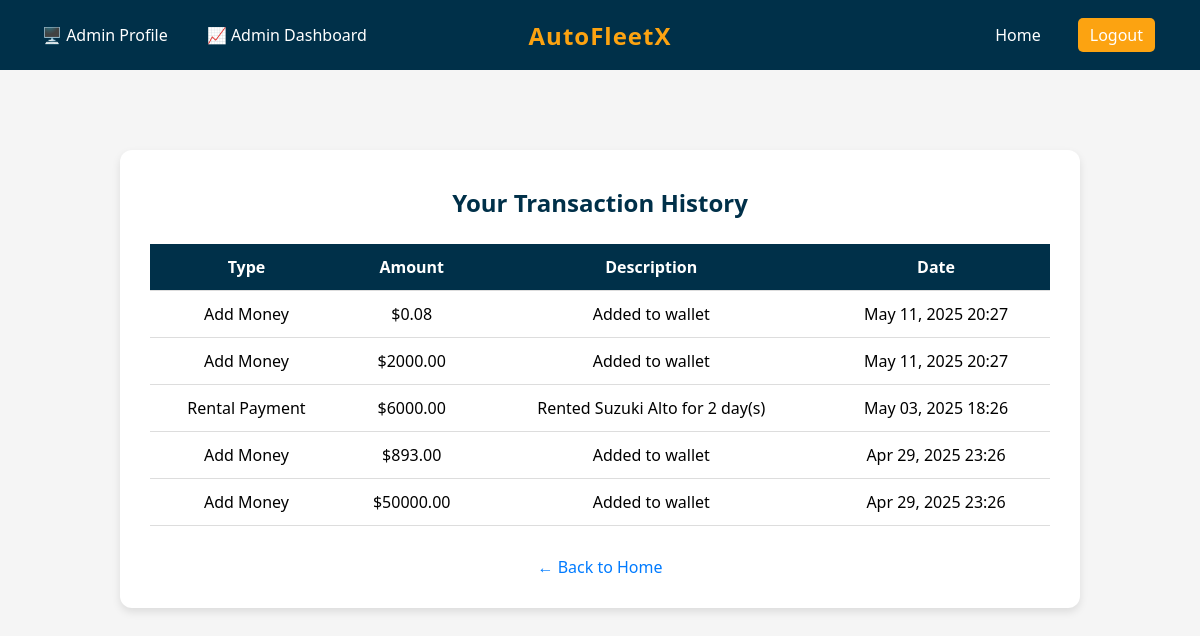
/transactions/ (signed in), run on the app's committed database.
### main_app/models.py (models this page shows, shortened)
class TimeStampedModel(models.Model):
    created_at = models.DateTimeField(auto_now_add=True)
    class Meta:
        abstract = True

class Transaction(TimeStampedModel):
    TRANSACTION_TYPES = (
        ('ADD', 'Add Money'),
        ('PAYMENT', 'Rental Payment'),
    )
    user = models.ForeignKey(CustomUser, on_delete=models.CASCADE, related_name='transactions')
    amount = models.DecimalField(max_digits=10, decimal_places=2)
    transaction_type = models.CharField(max_length=10, choices=TRANSACTION_TYPES)
    description = models.CharField(max_length=255, blank=True, null=True)

### main_app/views.py (the view)
# urls.py: path('transactions/', views.transaction_history, name='transaction_history'),
@login_required
def transaction_history(request):
    transactions = Transaction.objects.filter(user=request.user).order_by('-created_at') # this minus sign before "created_at" will sort the transactions in descending order
    return render(request, 'main_app/transaction_history.html', {'transactions': transactions})

### main_app/templates/main_app/transaction_history.html (shortened to what this page needs)
{% extends 'base.html' %}
{% block content %}
<!DOCTYPE html>
<html lang="en">
<head>
</head>
<body>
<div class="history-container">
    <h2>Your Transaction History</h2>
    {% if transactions %}
    <table class="transaction-table">
        <thead>
            <tr>
                <th>Type</th>
                <th>Amount</th>
                <th>Description</th>
                <th>Date</th>
            </tr>
        </thead>
        <tbody>
            {% for tx in transactions %}
            <tr>
                <td>{{ tx.get_transaction_type_display }}</td>
                <td>${{ tx.amount }}</td>
                <td>{{ tx.description }}</td>
                <td>{{ tx.created_at|date:"M d, Y H:i" }}</td>
            </tr>
            {% endfor %}
        </tbody>
    </table>
    {% else %}
        <p class="no-transactions">You have no transaction history yet.</p>
    {% endif %}
    <div style="text-align: center; margin-top: 30px;">
        <a href="{% url 'home' %}" style="color: #007BFF; text-decoration: none;">&larr; Back to Home</a>
    </div>
</div>
</body>
</html>
{% endblock %}

### static/styles/style.css (style rules this page uses)
body { margin: 0; padding: 0; }
body { background-color: #f5f5f5; font-family: 'Segoe UI', Tahoma, Geneva, Verdana, sans-serif; }
.car-details h3, .car-details p, label, input, button, h1, h2, h3, a, span { font-family: 'Segoe UI', Tahoma, Geneva, Verdana, sans-serif; margin: 6px 0; }

### templates/base.html (style rules this page uses)
body { margin: 0; font-family: 'Segoe UI', sans-serif; background-color: #f5f5f5; }

### main_app/templates/main_app/transaction_history.html (style rules this page uses)
.transaction-table { width: 100%; border-collapse: collapse; font-family: 'Segoe UI', sans-serif; }
.transaction-table th, .transaction-table td { padding: 12px; border-bottom: 1px solid #ddd; text-align: center; }
.transaction-table th { background-color: #003049; color: white; }
.history-container { max-width: 900px; margin: 40px auto; background: white; padding: 30px; border-radius: 12px; box-shadow: 0 4px 8px rgba(0,0,0,0.1); }
h2 { text-align: center; margin-bottom: 25px; color: #003049; }

### data on the page
Transaction: transaction_type "Add Money", amount "0.08", description "Added to wallet", created_at "May 11, 2025 20:27"
Transaction: transaction_type "Add Money", amount "2000.00", description "Added to wallet", created_at "May 11, 2025 20:27"
Transaction: transaction_type "Rental Payment", amount "6000.00", description "Rented Suzuki Alto for 2 day(s)", created_at "May 03, 2025 18:26"
Transaction: transaction_type "Add Money", amount "893.00", description "Added to wallet", created_at "Apr 29, 2025 23:26"
Transaction: transaction_type "Add Money", amount "50000.00", description "Added to wallet", created_at "Apr 29, 2025 23:26"
